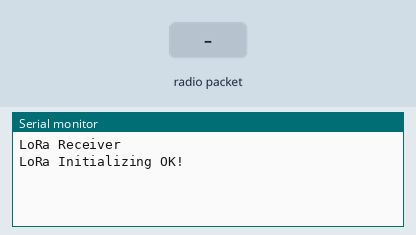
The sketch below on a simulated Arduino Uno, built for the host (arithmetic inside an expression is 32-bit, double 64-bit). Parts: the last lines printed to the serial monitor. Inputs (shaded band) come from the test bench. No radio packets arrive unless stated.

Above: at 1.2 s.
1.3 s: radio packet "#" arrives
At 1.9 s:
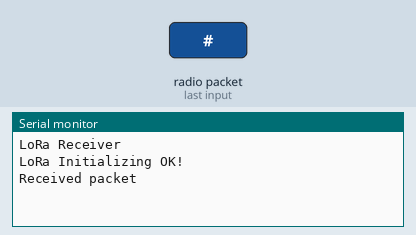
2.8 s: radio packet "," arrives
At 5.5 s:
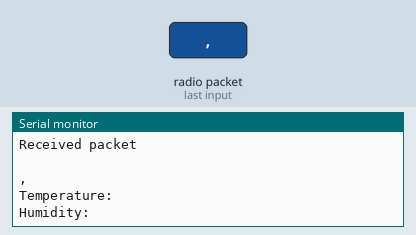
5.8 s: radio packet "!" arrives
At 7.4 s:
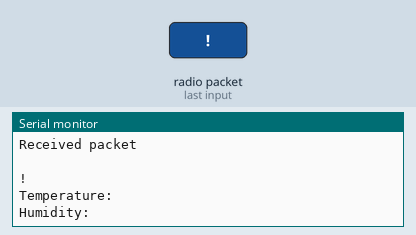
8.3 s: radio packet "1" arrives
At 10.4 s:
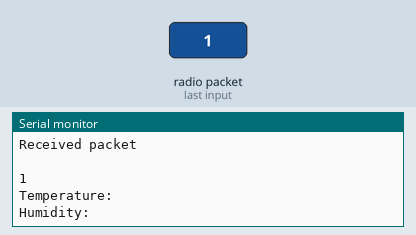

Measured:
- after the input at 1.3 s, the serial monitor: prints a new line at once (image 1)
- after the input at 2.8 s, the serial monitor: prints a new line after 1.5 s (image 2)
- after the input at 5.8 s, the serial monitor: prints a new line after 1.0 s (image 3)
- after the input at 8.3 s, the serial monitor: prints a new line after 1.0 s (image 4)

The sketch:

Mappi32_SHT35_Lora_Receiver.ino
```cpp
#include <SPI.h>
#include <LoRa.h>
#define ss 15
#define rst 0
#define dio0 27

String data1, data2 ;

void setup() {

  Serial.begin(115200);
  while (!Serial);
  Serial.println("LoRa Receiver");

  //setup LoRa transceiver module
  //  SPI.begin(52,50, 51, 53);
  SPI.begin(14, 12, 13, 15);
  LoRa.setPins(ss, rst, dio0);

  //replace the LoRa.begin(---E-) argument with your location's frequency
  //433E6 for Asia
  //866E6 for Europe
  //915E6 for North America
  while (!LoRa.begin(915E6)) {
    Serial.println(".");
    delay(500);
  }

  LoRa.setSyncWord(0xF3);
  Serial.println("LoRa Initializing OK!");
}

  void loop() {

    // try to parse packet
    int packetSize = LoRa.parsePacket();
    if (packetSize) {
      String LoRaData;
      Serial.println("Received packet\n ");
      // received a packet
      while (LoRa.available())
      {
        LoRaData = LoRa.readString();
        Serial.println(LoRaData);

      }

      if ( LoRaData.charAt(0) == '#') {
        int i = 1;
        for (i; i < LoRaData.length(); i++) {
          if (LoRaData.charAt(i) == ',') {
            break;
          }
          else {
            data1 += LoRaData.charAt(i);
          }
        }

        int j = i + 1 ;
        for (j; j < LoRaData.length(); j++) {
          if (LoRaData.charAt(j) == '!') {
            break;
          }
          else {
            data2 += LoRaData.charAt(j);
          }
        }

      }

      Serial.print("Temperature: ");
      Serial.println(data1);
      Serial.print("Humidity: ");
      Serial.println(data2);

      data1 = "";
      data2 = "";

      delay (1000);

    }
  }
```
